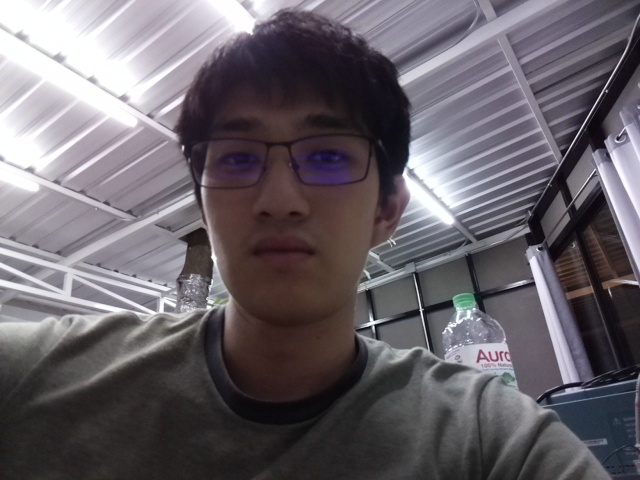
#> input picture public/sample-capture-for-dev.jpg, 640 x 480 px, given in place of the camera
$ python objectDetectionHaar.py
#> lines starting #> are read from the running program, lines starting #| are printed output that depends on the picture; after the words box and inside, x2 and y2 are one past the last pixel; in counts of white or black regions, pixels touching at a corner belong together
from __future__ import print_function
import cv2 as cv
import argparse

def detectAndDisplay(frame):
    frame_gray = cv.cvtColor(frame, cv.COLOR_BGR2GRAY)
    frame_gray = cv.equalizeHist(frame_gray)

    #-- Detect faces
    faces = face_cascade.detectMultiScale(frame_gray)
    for (x,y,w,h) in faces:
        center = (x + w//2, y + h//2)
        frame = cv.ellipse(frame, center, (w//2, h//2), 0, 0, 360, (255, 0, 255), 4)

        # [7 lines of commented-out code are left out]

    cv.imshow('Capture - Face detection', frame)

parser = argparse.ArgumentParser(description='Code for Cascade Classifier tutorial.')
parser.add_argument('--face_cascade', help='Path to face cascade.', default='data/haarcascades/haarcascade_frontalface_alt.xml')
#parser.add_argument('--eyes_cascade', help='Path to eyes cascade.', default='data/haarcascades/haarcascade_eye_tree_eyeglasses.xml')
parser.add_argument('--camera', help='Camera divide number.', type=int, default=0)
args = parser.parse_args()

face_cascade_name = args.face_cascade
#eyes_cascade_name = args.eyes_cascade

face_cascade = cv.CascadeClassifier()
#eyes_cascade = cv.CascadeClassifier()

#-- 1. Load the cascades
if not face_cascade.load(cv.samples.findFile(face_cascade_name)):
    print('--(!)Error loading face cascade')
    exit(0)
#if not eyes_cascade.load(cv.samples.findFile(eyes_cascade_name)):
#    print('--(!)Error loading eyes cascade')
#    exit(0)

camera_device = args.camera
#-- 2. Read the video stream
cap = cv.VideoCapture(camera_device)
if not cap.isOpened:
    print('--(!)Error opening video capture')
    exit(0)

process_this_frame = True
scale=0.25
rectangle  = { 'top':0, 'bottom':0, 'left':0, 'right':0 }
while True:
    ret, frame = cap.read()
#> frame is the input picture: shape (480, 640, 3); mean B, G, R 104.7, 98.5, 104.1
    if frame is None:
        print('--(!) No captured frame -- Break!')
        break

    if process_this_frame:
        small_frame = cv.resize(frame, (0, 0), fx=scale, fy=scale)
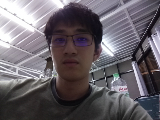
#> small_frame: shape (120, 160, 3); mean B, G, R 104.9, 98.6, 104.3

        frame_gray = cv.cvtColor(small_frame, cv.COLOR_BGR2GRAY)
        frame_gray = cv.equalizeHist(frame_gray)
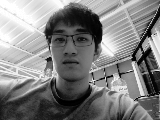
#> frame_gray: shape (120, 160); min 0, max 255, mean 128.2
        faces = face_cascade.detectMultiScale(frame_gray)
#> faces = [[44, 19, 55, 55]]

        for (x,y,w,h) in faces:
            #print(x,y,w,h)
            inverted_scale = int(1/scale)
            rectangle['left'] = x*inverted_scale
            rectangle['bottom'] = y*inverted_scale
            rectangle['right'] = rectangle['left']+w*inverted_scale
            rectangle['top'] = rectangle['bottom']+h*inverted_scale


            print(rectangle['top'],rectangle['left'],rectangle['right'],rectangle['bottom'])
#> this loop made 1 pass
#> (x, y, w, h, inverted_scale) on pass 1: (44, 19, 55, 55, 4)
#| 296 176 396 76
#> after the loop, rectangle = {'top': 296, 'bottom': 76, 'left': 176, 'right': 396}
            #center = (x + w//2, y + h//2)
            #frame = cv.ellipse(frame, center, (w//2, h//2), 0, 0, 360, (255, 0, 255), 4)
    cv.rectangle(frame, (rectangle['left'], rectangle['top']), (rectangle['right'], rectangle['bottom']), (0, 0, 255), 2)
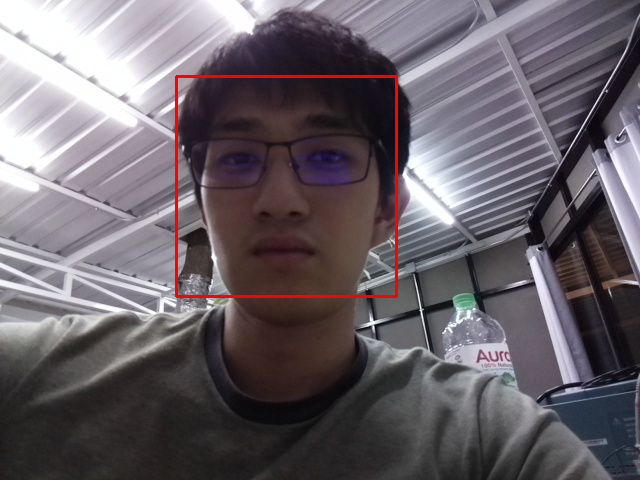
#> frame: shape (480, 640, 3); 0.86% of pixels changed, all inside (x1, y1, x2, y2) = (175, 75, 398, 298)
    cv.imshow('Capture - Face detection', frame)
    process_this_frame = not process_this_frame

    if cv.waitKey(10) == 27:
#> (key Esc is pressed here)
        break
